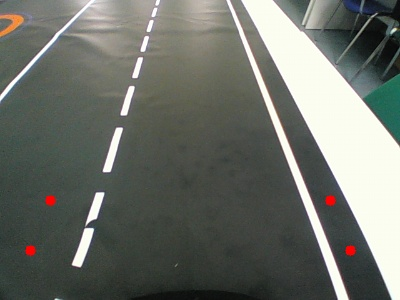
#> input picture eyecar_2/foto/0.jpg, 400 x 300 px, given in place of the camera
$ python runner.py
#> lines starting #> are read from the running program, lines starting #| are printed output that depends on the picture; after the words box and inside, x2 and y2 are one past the last pixel; in counts of white or black regions, pixels touching at a corner belong together
### eyecar_2/utils.py
# coding: utf-8
import cv2
import numpy as np


# [236 lines left out: functions binarize, binarize_exp, trans_perspective, find_left_right, centre_mass, detect_stop and 4 more, not called in this run]


def cross_center_path_v5(bin): # дорабатываем v3, чтобы рулило на всех наших перекрёстках.
    """
    Для каждого столбца выбирает координату самого нижнего белого пикселя.
    Выбирает Х (pull_size) столбцов, в которых белый пиксель максимально высоко.
    Х (pull_size) - зависит от отношения максимального к среднему.
    Рулит на среднее арифметическое от координат этих столбцов.

    """
    bin_viz = bin.copy()
    bin = np.flip(bin, axis=0)
    cv2.imshow("bin_invert", bin)
    hist = np.argmax(bin, axis=0)
    hist = bin.shape[0] - hist

    for i in range(hist.shape[0]):
        bin_viz[hist[i]:, i] = 100
    cv2.imshow("cross_path", bin_viz)


    hist = bin.shape[0] - hist

    max_columh = np.max(hist)
    mean_column = np.mean(hist)
    pull_size = max_columh / mean_column
    # print(max_columh)
    # print(mean_column)
    # #print(pull_size)
    # print("*----")
    if pull_size >= 1.6:  # 1.6
        pull_size = int(50 * pull_size)
    else:
        pull_size = 30
    ind_max_elem = np.argsort(hist)
    ind_max_elem = ind_max_elem[-pull_size:]
    for i in ind_max_elem:
        bin_viz[:, i] = 50
    #cv2.imshow("cross_path_pulling", bin_viz)

    err = (bin.shape[1] // 2) - int(np.mean(ind_max_elem))

    bin_viz[:, bin.shape[1]//2] = 255
    cv2.line(bin_viz, (bin.shape[1]//2, bin.shape[0]), (bin.shape[1]//2-err, bin.shape[0]//2), 255, 4)
    cv2.imshow("cross_path_5", bin_viz)
    k = cv2.waitKey(1)

    return err


# [34 lines left out: functions cross_center_path_v6, detect_road_begin, not called in this run]

### eyecar_2/runner.py
import time

import cv2
import numpy as np

#from arduino import Arduino
import utils


CAR_SPEED = 1430
ARDUINO_PORT = '/dev/ttyACM0'
CAMERA_ID = '/dev/video0'

KP = 0.55  # 0.22 0.32 0.42
KD = 0.25  # 0.17
last = 0

SIZE = (360, 200)

RECT = np.float32([[0, SIZE[1]],
                  [SIZE[0], SIZE[1]],
                  [SIZE[0], 0],
                  [0, 0]])

TRAP = np.float32([[5, 200],
                  [350, 200],
                  [300, 120], #top right
                  [55, 120]])

src_draw = np.array(TRAP, dtype=np.int32)

# OPENCV PARAMS
THRESHOLD = 200
RED = (255, 0, 0)
GREEN = (0, 255, 0)
BLUE = (0, 0, 255)

#arduino = Arduino(ARDUINO_PORT, baudrate=115200, timeout=10)
time.sleep(1)

cap = cv2.VideoCapture(CAMERA_ID, cv2.CAP_V4L2)

# cap.set(cv2.CAP_PROP_FRAME_WIDTH, 1280)
# cap.set(cv2.CAP_PROP_FRAME_HEIGHT, 720)

#arduino.set_speed(CAR_SPEED)

last_err = 0
try:
    while True:
        ret, frame = cap.read()
#> frame is the input picture: shape (300, 400, 3); mean B, G, R 104.8, 111.7, 108.1
        if not ret:
            break

        img = cv2.resize(frame, SIZE)
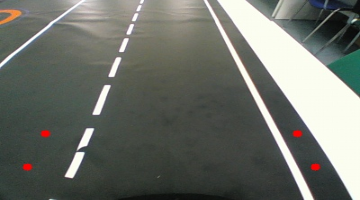
#> img: shape (200, 360, 3); mean B, G, R 104.7, 111.6, 108
        r_channel = img[:,:,2]
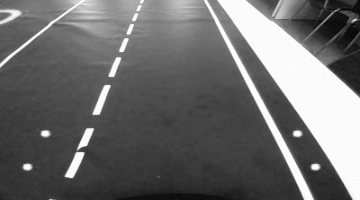
#> r_channel: shape (200, 360); min 3, max 255, mean 108
        binary = np.zeros_like(r_channel)
        binary[(r_channel > 210)] = 1

        hls = cv2.cvtColor(img, cv2.COLOR_BGR2HLS)
#> hls: shape (200, 360, 3); mean of channels 0, 1, 2 54.8, 108.1, 43
        s_channel = img[:,:,2]
        binary2 = np.zeros_like(s_channel)
        binary2[(r_channel > 250)] = 1 #if road light we above

        allBinary = np.zeros_like(binary)
        binary[(binary==1) | (binary2==1)] =255

        #utils.cross_center_path_v2(binary)

        err = utils.cross_center_path_v5(binary)
#> in cross_center_path_v5, `cv2.imshow("bin_invert", bin)`:
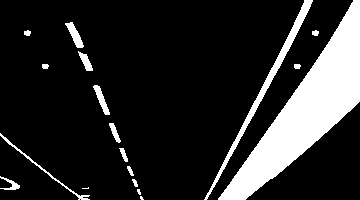
#> window 'bin_invert': shape (200, 360); 16% white; 18 white regions (3 under 20 px), largest, box (x1, y1, x2, y2) and area: (218, 0, 360, 200) 8971, (204, 0, 313, 200) 1264, (0, 133, 90, 200) 257
#> in cross_center_path_v5, `cv2.imshow("cross_path", bin_viz)`:
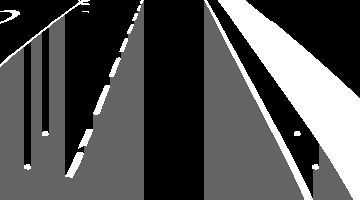
#> window 'cross_path': shape (200, 360); min 0, max 255, mean 80
#> in cross_center_path_v5, `cv2.imshow("cross_path_5", bin_viz)`:
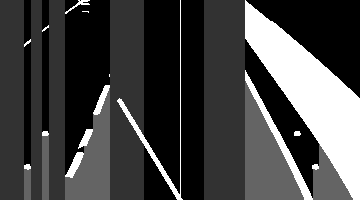
#> window 'cross_path_5': shape (200, 360); min 0, max 255, mean 67.4
#> (key Esc is pressed here)
        print(err)
        # [20 lines of commented-out code are left out]
except KeyboardInterrupt as e:
    print('Program stopped!', e)


# arduino.stop()
# arduino.set_angle(90)
cap.release()

$ run again, on eyecar_2/foto/road.jpg
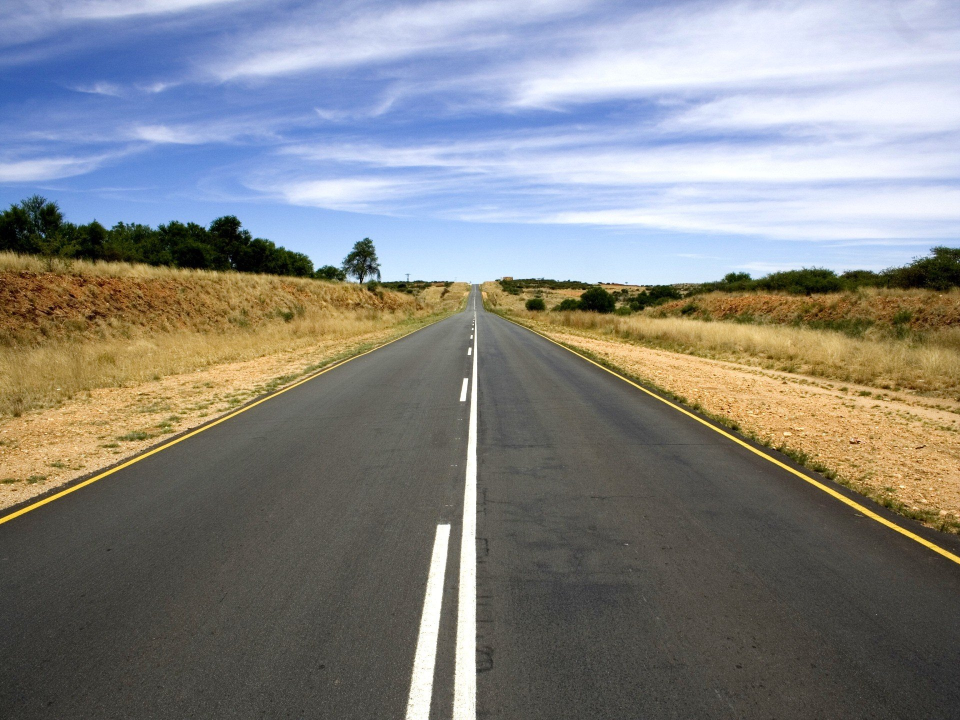
#> input picture eyecar_2/foto/road.jpg, 1920 x 1440 px, given in place of the camera (shown at 1/2 size)
#> frame is the input picture: shape (1440, 1920, 3); mean B, G, R 131.5, 132.4, 132
#> hls: shape (200, 360, 3); mean of channels 0, 1, 2 55.1, 131.9, 100
#> in cross_center_path_v5, `cv2.imshow("bin_invert", bin)`:
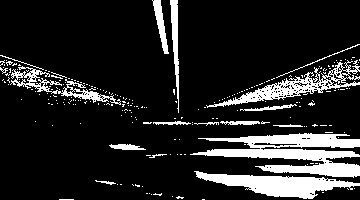
#> window 'bin_invert': shape (200, 360); 14.7% white; 232 white regions (215 under 20 px), largest, box (x1, y1, x2, y2) and area: (190, 133, 360, 178) 3707, (194, 171, 360, 199) 2146, (206, 60, 360, 108) 1584
#> in cross_center_path_v5, `cv2.imshow("cross_path_5", bin_viz)`:
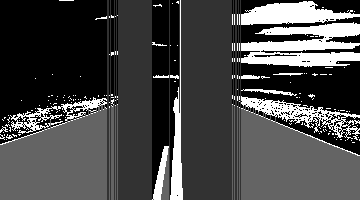
#> window 'cross_path_5': shape (200, 360); min 0, max 255, mean 71.7
